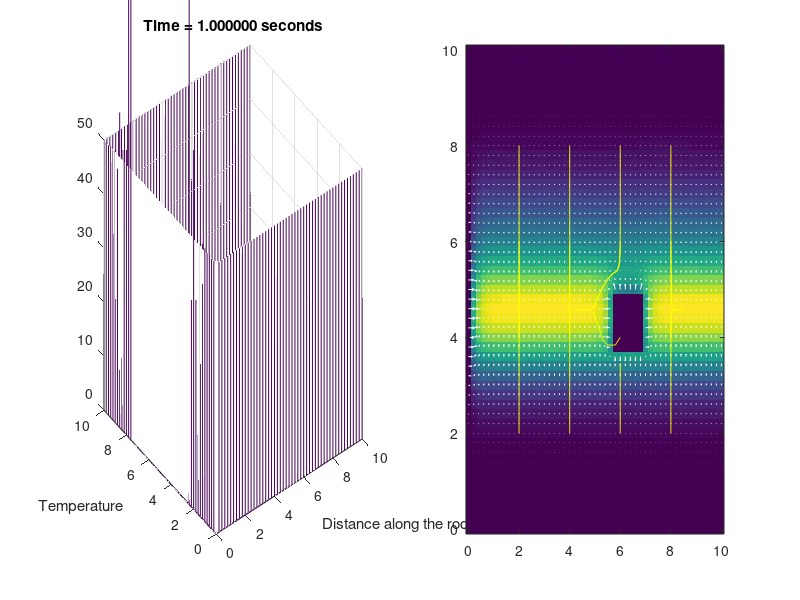

This figure's MATLAB source:
rho=1;
cp=1;
Lx=10;
Ly=10;
Nx=51;
Nt=100;
Ny=51;
dx=Lx/(Nx-1);
dy=Ly/(Ny-1);
c=1;
C=0.05;
dt=C*dx/c;
Tn=zeros(Nx,Ny);
x=linspace(0,Lx,Nx);
y=linspace(0,Ly,Ny);
[X,Y]=meshgrid(x,y);
k=ones(Ny,Nx);
k(20:25,30:35)=0.0001;
Tn(:,:)=0;
t=0;
for n=1:Nt
    Tc=Tn;
    t=t+dt;
    for i=2:Nx-1
        for j=2:Ny-1
            Tn(j,i)=Tc(j,i) +...
                dt*(k(j,i)/rho/cp)*...
                ((Tc(j,i+1)+Tc(j+1,j)-2*Tc(j,i)+Tc(j-1,i)+Tc(j,i-1))/dx/dx);
        end  
    end 
    Sx=round(7*Nx/Lx);
    Sy=round(3*Ny/Ly);
    if(t<5)
        Tn(Sy,Sx)=Tn(Sy,Sx)+dt*100/rho/cp;
    end
    Tn(1,:)=0;
    Tn(end,:)=0;
    Tn(:,1)=0;
    Tn(:,end)=Tn(:,end-1);
    subplot(1,2,1);
    mesh(x,y,Tn);axis([0 Lx 0 Ly 0 50]);
    xlabel('Distance along the rod'); ylabel('Temperature');
    title(sprintf('Time = %f seconds', t));

    [Tx,Ty]=gradient(Tn);
    qx=k.*Tx;
    qy=k.*Ty;

    subplot(1,2,2);
    imagesc(x,y,Tn);
    set(gca, 'ydir', 'norm');
    hold on;
    quiver(x,y,qx,qy,'w');
    [sx,sy]=meshgrid(2:2:8,2:2:8);
    h=streamline(X,Y,qx,qy,sx,sy);
    set(h, 'color','yellow');

    hold off;

    pause(0.01);
end
